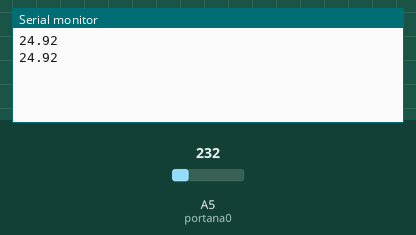
Simulated run of this sketch. Board: Arduino Uno, built with avr-gcc and run on an emulated ATmega328P. Parts: the last lines printed to the serial monitor. The inputs (shaded band) are chosen by the test bench; at power-on: A5 (portana0) = 232.

Above: at 1.8 s.
1.9 s: A5 (portana0) set to 250
At 2.4 s:
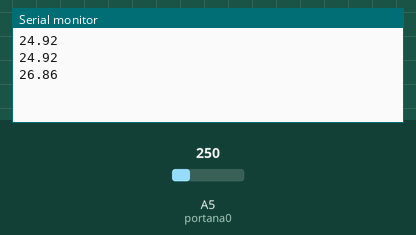
3.4 s: A5 (portana0) set to 266
At 4.8 s:
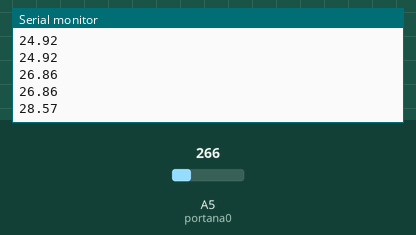
Timing chart, 0 to 6.4 s (numbered marks = the images above; inputs shaded):
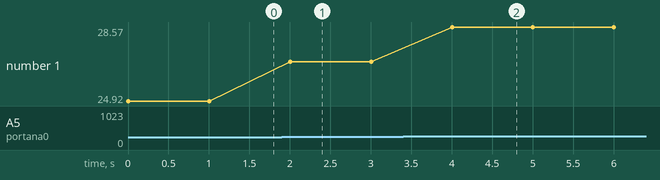

Measured:
- after the input at 1.9 s, the serial monitor: prints a new line after 0.10 s (image 1)
- after the input at 3.4 s, the serial monitor: prints a new line after 0.60 s (image 2)
- plotted number 1: 24.92 → 26.86 after the input at 1.9 s, 26.86 → 28.57 after the input at 3.4 s

The sketch:

sketch_sep25b.ino
```cpp
//
// Nom sketch : phm_WebServer_lm35.ino
// Date : 28 04 2012
// Auteur : PHM d'après l'exemple standard Arduino
//

#include <SPI.h>
#include <Ethernet.h>

// Remplacer les adresses MAC et IP par celles de votre Arduino Ethernet
byte mac[] = {
  0x90, 0xA2, 0xDA, 0x00, 0xF6, 0x27 };
byte ip[] = {
  192,168,0, 177 };
// Création de l'objet server de type EthernetServer disponible sur le port 80

EthernetServer server(80);

void setup()
{
  // Démarrage de la connexion Ethernet et du serveur WEB server
  Ethernet.begin(mac, ip);
  server.begin();
  Serial.begin(9600);
  analogReference(INTERNAL); //Permet de fixer la temperature de refernce à 1,1 volt
}

void loop()
{
  //Déclaration et initialisation des variables
  float mesure=0;        //Variable pour le stockage mesure retournée par le capteur
  float tension=0;       //Variable pour le stockage de la tension
  float temperature=0;   //Variable pour le stockage de la température
  float tempmin=100;     //Temperature min
  float tempmax=0;       //Temperature max
  int portana0 = 5;      //Numéro du port analogique sur lequel la température est mesurée

  //Ecoute des requetes client (browser WEB)

  mesure = analogRead(portana0);  //Lecture de la valeur fournie par le capteur de température
  tension = mesure * 1.1 / 1024;  //Conversion en tension (en volt)
  temperature = tension * 100;    //Conversion en température (en degré Celsius)  delay(1000);
  Serial.println(temperature);    //Ecriture de la temperature sur le potr série
  delay(1000);
  EthernetClient client = server.available();
  if (client) {
    // Gestion de la fin de la requête WEB qui est indiquée par l'envoi d'une ligne blanche
    boolean currentLineIsBlank = true;

    while (client.connected()) {
      if (client.available()) {
        client.print("Temperature ambiante = ");
        client.print(temperature);
        client.stop();
      }
    }
  }
}
```
